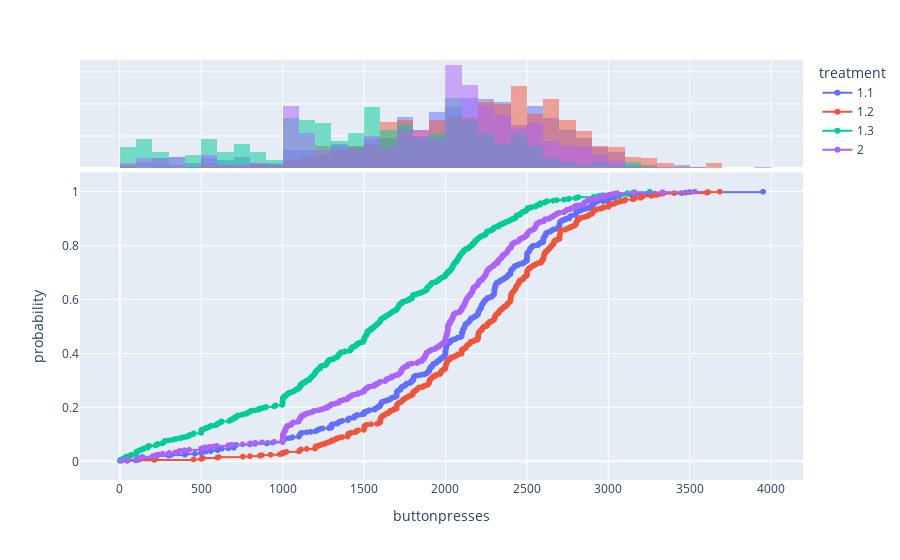

Notebook source saved alongside this figure:
### Code cell
#nwdf = df[df['treatment']=="1.1"&df['treatment']=="1.2"]
fig = px.ecdf(nwdf, x="buttonpresses",color="treatment", markers=True, marginal="histogram")
fig.show()

### Figure 1 — Plotly figure (JSON) as saved in the notebook; plotly's stock layout.template omitted (floating-point values rounded to 4 significant figures; data arrays with more than 128 entries replaced by an {"elided": "..."} marker saying what was removed)
{"data": [{"hovertemplate": "treatment=1.1<br>buttonpresses=%{x}<br>probability=%{y}<extra></extra>", "legendgroup": "1.1", "line": {"dash": "solid", "shape": "hv"}, "marker": {"color": "#636efa", "symbol": "circle"}, "mode": "markers+lines", "name": "1.1", "showlegend": true, "type": "scattergl", "x": {"elided": "558 float values"}, "xaxis": "x", "y": {"elided": "558 float values"}, "yaxis": "y"}, {"alignmentgroup": "True", "bingroup": "x", "hovertemplate": "treatment=1.1<br>buttonpresses=%{x}<br>count=%{y}<extra></extra>", "legendgroup": "1.1", "marker": {"color": "#636efa"}, "name": "1.1", "offsetgroup": "1.1", "opacity": 0.5, "showlegend": false, "type": "histogram", "x": {"elided": "558 float values"}, "xaxis": "x2", "yaxis": "y2"}, {"hovertemplate": "treatment=1.2<br>buttonpresses=%{x}<br>probability=%{y}<extra></extra>", "legendgroup": "1.2", "line": {"dash": "solid", "shape": "hv"}, "marker": {"color": "#EF553B", "symbol": "circle"}, "mode": "markers+lines", "name": "1.2", "showlegend": true, "type": "scattergl", "x": {"elided": "566 float values"}, "xaxis": "x", "y": {"elided": "566 float values"}, "yaxis": "y"}, {"alignmentgroup": "True", "bingroup": "x", "hovertemplate": "treatment=1.2<br>buttonpresses=%{x}<br>count=%{y}<extra></extra>", "legendgroup": "1.2", "marker": {"color": "#EF553B"}, "name": "1.2", "offsetgroup": "1.2", "opacity": 0.5, "showlegend": false, "type": "histogram", "x": {"elided": "566 float values"}, "xaxis": "x2", "yaxis": "y2"}, {"hovertemplate": "treatment=1.3<br>buttonpresses=%{x}<br>probability=%{y}<extra></extra>", "legendgroup": "1.3", "line": {"dash": "solid", "shape": "hv"}, "marker": {"color": "#00cc96", "symbol": "circle"}, "mode": "markers+lines", "name": "1.3", "showlegend": true, "type": "scattergl", "x": {"elided": "540 float values"}, "xaxis": "x", "y": {"elided": "540 float values"}, "yaxis": "y"}, {"alignmentgroup": "True", "bingroup": "x", "hovertemplate": "treatment=1.3<br>buttonpresses=%{x}<br>count=%{y}<extra></extra>", "legendgroup": "1.3", "marker": {"color": "#00cc96"}, "name": "1.3", "offsetgroup": "1.3", "opacity": 0.5, "showlegend": false, "type": "histogram", "x": {"elided": "540 float values"}, "xaxis": "x2", "yaxis": "y2"}, {"hovertemplate": "treatment=2<br>buttonpresses=%{x}<br>probability=%{y}<extra></extra>", "legendgroup": "2", "line": {"dash": "solid", "shape": "hv"}, "marker": {"color": "#ab63fa", "symbol": "circle"}, "mode": "markers+lines", "name": "2", "showlegend": true, "type": "scattergl", "x": {"elided": "538 float values"}, "xaxis": "x", "y": {"elided": "538 float values"}, "yaxis": "y"}, {"alignmentgroup": "True", "bingroup": "x", "hovertemplate": "treatment=2<br>buttonpresses=%{x}<br>count=%{y}<extra></extra>", "legendgroup": "2", "marker": {"color": "#ab63fa"}, "name": "2", "offsetgroup": "2", "opacity": 0.5, "showlegend": false, "type": "histogram", "x": {"elided": "538 float values"}, "xaxis": "x2", "yaxis": "y2"}], "layout": {"barmode": "overlay", "legend": {"title": {"text": "treatment"}, "tracegroupgap": 0}, "margin": {"t": 60}, "xaxis": {"anchor": "y", "domain": [0, 1], "title": {"text": "buttonpresses"}}, "xaxis2": {"anchor": "y2", "domain": [0, 1], "matches": "x", "showgrid": true, "showticklabels": false}, "yaxis": {"anchor": "x", "domain": [0, 0.7326], "title": {"text": "probability"}}, "yaxis2": {"anchor": "x2", "domain": [0.7426, 1], "matches": "y2", "showgrid": true, "showline": false, "showticklabels": false, "ticks": ""}}}
